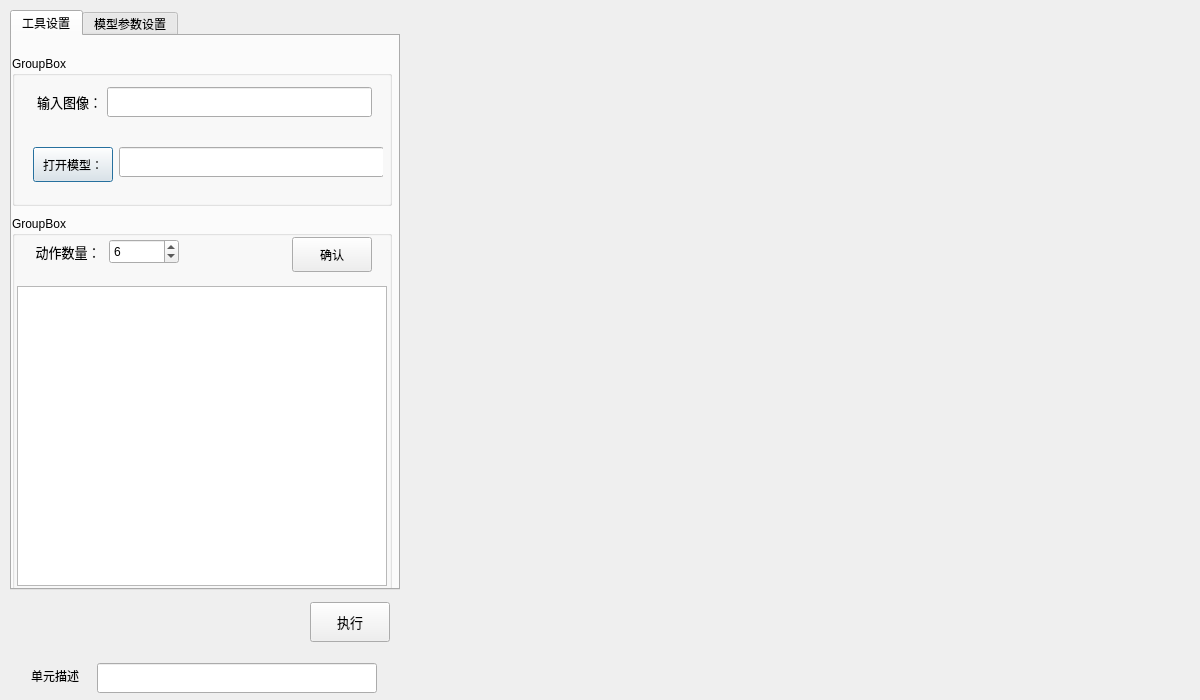
<?xml version="1.0" encoding="UTF-8"?>
<ui version="4.0">
 <class>FramYoloV11DetectClass</class>
 <widget class="QDialog" name="FramYoloV11DetectClass">
  <property name="geometry">
   <rect>
    <x>0</x>
    <y>0</y>
    <width>1200</width>
    <height>700</height>
   </rect>
  </property>
  <property name="minimumSize">
   <size>
    <width>1200</width>
    <height>700</height>
   </size>
  </property>
  <property name="maximumSize">
   <size>
    <width>1200</width>
    <height>700</height>
   </size>
  </property>
  <property name="windowTitle">
   <string>FramYoloV11Detect</string>
  </property>
  <widget class="QWidget" name="widgetImageShow" native="true">
   <property name="geometry">
    <rect>
     <x>400</x>
     <y>1</y>
     <width>800</width>
     <height>700</height>
    </rect>
   </property>
   <property name="minimumSize">
    <size>
     <width>800</width>
     <height>700</height>
    </size>
   </property>
   <property name="maximumSize">
    <size>
     <width>800</width>
     <height>700</height>
    </size>
   </property>
  </widget>
  <widget class="QWidget" name="widgetToolSet" native="true">
   <property name="geometry">
    <rect>
     <x>0</x>
     <y>10</y>
     <width>400</width>
     <height>700</height>
    </rect>
   </property>
   <property name="minimumSize">
    <size>
     <width>400</width>
     <height>700</height>
    </size>
   </property>
   <property name="maximumSize">
    <size>
     <width>400</width>
     <height>700</height>
    </size>
   </property>
   <widget class="QTabWidget" name="tabWidget">
    <property name="geometry">
     <rect>
      <x>10</x>
      <y>0</y>
      <width>390</width>
      <height>580</height>
     </rect>
    </property>
    <property name="minimumSize">
     <size>
      <width>390</width>
      <height>580</height>
     </size>
    </property>
    <property name="maximumSize">
     <size>
      <width>390</width>
      <height>580</height>
     </size>
    </property>
    <property name="currentIndex">
     <number>0</number>
    </property>
    <widget class="QWidget" name="widget_2">
     <attribute name="title">
      <string>工具设置</string>
     </attribute>
     <widget class="QGroupBox" name="groupBox_2">
      <property name="geometry">
       <rect>
        <x>0</x>
        <y>20</y>
        <width>380</width>
        <height>150</height>
       </rect>
      </property>
      <property name="minimumSize">
       <size>
        <width>380</width>
        <height>150</height>
       </size>
      </property>
      <property name="maximumSize">
       <size>
        <width>380</width>
        <height>150</height>
       </size>
      </property>
      <property name="title">
       <string>GroupBox</string>
      </property>
      <widget class="QWidget" name="layoutWidget">
       <property name="geometry">
        <rect>
         <x>10</x>
         <y>20</y>
         <width>361</width>
         <height>51</height>
        </rect>
       </property>
       <layout class="QHBoxLayout" name="horizontalLayout">
        <item>
         <spacer name="horizontalSpacer">
          <property name="orientation">
           <enum>Qt::Horizontal</enum>
          </property>
          <property name="sizeHint" stdset="0">
           <size>
            <width>40</width>
            <height>20</height>
           </size>
          </property>
         </spacer>
        </item>
        <item>
         <widget class="QLabel" name="label_4">
          <property name="sizePolicy">
           <sizepolicy hsizetype="Fixed" vsizetype="Fixed">
            <horstretch>0</horstretch>
            <verstretch>0</verstretch>
           </sizepolicy>
          </property>
          <property name="maximumSize">
           <size>
            <width>60</width>
            <height>25</height>
           </size>
          </property>
          <property name="font">
           <font>
            <family>微软雅黑</family>
            <pointsize>10</pointsize>
           </font>
          </property>
          <property name="text">
           <string>输入图像：</string>
          </property>
         </widget>
        </item>
        <item>
         <spacer name="horizontalSpacer_2">
          <property name="orientation">
           <enum>Qt::Horizontal</enum>
          </property>
          <property name="sizeHint" stdset="0">
           <size>
            <width>40</width>
            <height>20</height>
           </size>
          </property>
         </spacer>
        </item>
        <item>
         <widget class="QLineEdit" name="qLineEditNodeSource">
          <property name="sizePolicy">
           <sizepolicy hsizetype="Fixed" vsizetype="Fixed">
            <horstretch>0</horstretch>
            <verstretch>0</verstretch>
           </sizepolicy>
          </property>
          <property name="minimumSize">
           <size>
            <width>265</width>
            <height>30</height>
           </size>
          </property>
          <property name="maximumSize">
           <size>
            <width>265</width>
            <height>30</height>
           </size>
          </property>
         </widget>
        </item>
       </layout>
      </widget>
      <widget class="QWidget" name="layoutWidget">
       <property name="geometry">
        <rect>
         <x>10</x>
         <y>80</y>
         <width>361</width>
         <height>51</height>
        </rect>
       </property>
       <layout class="QHBoxLayout" name="horizontalLayout_2">
        <item>
         <spacer name="horizontalSpacer_3">
          <property name="orientation">
           <enum>Qt::Horizontal</enum>
          </property>
          <property name="sizeHint" stdset="0">
           <size>
            <width>40</width>
            <height>20</height>
           </size>
          </property>
         </spacer>
        </item>
        <item>
         <widget class="QPushButton" name="pushButtonOpenModel">
          <property name="minimumSize">
           <size>
            <width>0</width>
            <height>35</height>
           </size>
          </property>
          <property name="text">
           <string>打开模型：</string>
          </property>
         </widget>
        </item>
        <item>
         <spacer name="horizontalSpacer_4">
          <property name="orientation">
           <enum>Qt::Horizontal</enum>
          </property>
          <property name="sizeHint" stdset="0">
           <size>
            <width>40</width>
            <height>20</height>
           </size>
          </property>
         </spacer>
        </item>
        <item>
         <widget class="QLineEdit" name="qLineEditNodeSource_2">
          <property name="sizePolicy">
           <sizepolicy hsizetype="Fixed" vsizetype="Fixed">
            <horstretch>0</horstretch>
            <verstretch>0</verstretch>
           </sizepolicy>
          </property>
          <property name="minimumSize">
           <size>
            <width>265</width>
            <height>30</height>
           </size>
          </property>
          <property name="maximumSize">
           <size>
            <width>265</width>
            <height>30</height>
           </size>
          </property>
         </widget>
        </item>
       </layout>
      </widget>
     </widget>
     <widget class="QGroupBox" name="groupBox_3">
      <property name="geometry">
       <rect>
        <x>0</x>
        <y>180</y>
        <width>380</width>
        <height>390</height>
       </rect>
      </property>
      <property name="minimumSize">
       <size>
        <width>380</width>
        <height>390</height>
       </size>
      </property>
      <property name="maximumSize">
       <size>
        <width>380</width>
        <height>390</height>
       </size>
      </property>
      <property name="title">
       <string>GroupBox</string>
      </property>
      <widget class="QTableView" name="tableView_1">
       <property name="geometry">
        <rect>
         <x>5</x>
         <y>70</y>
         <width>370</width>
         <height>300</height>
        </rect>
       </property>
       <property name="minimumSize">
        <size>
         <width>370</width>
         <height>300</height>
        </size>
       </property>
       <property name="maximumSize">
        <size>
         <width>370</width>
         <height>300</height>
        </size>
       </property>
       <property name="font">
        <font>
         <pointsize>11</pointsize>
         <weight>50</weight>
         <bold>false</bold>
        </font>
       </property>
       <attribute name="horizontalHeaderDefaultSectionSize">
        <number>150</number>
       </attribute>
       <attribute name="verticalHeaderVisible">
        <bool>false</bool>
       </attribute>
      </widget>
      <widget class="QWidget" name="layoutWidget_2">
       <property name="geometry">
        <rect>
         <x>10</x>
         <y>10</y>
         <width>361</width>
         <height>51</height>
        </rect>
       </property>
       <layout class="QHBoxLayout" name="horizontalLayout_4">
        <item>
         <widget class="QLabel" name="label">
          <property name="minimumSize">
           <size>
            <width>70</width>
            <height>30</height>
           </size>
          </property>
          <property name="maximumSize">
           <size>
            <width>60</width>
            <height>30</height>
           </size>
          </property>
          <property name="font">
           <font>
            <family>微软雅黑</family>
            <pointsize>10</pointsize>
           </font>
          </property>
          <property name="layoutDirection">
           <enum>Qt::LeftToRight</enum>
          </property>
          <property name="text">
           <string>动作数量：</string>
          </property>
          <property name="alignment">
           <set>Qt::AlignCenter</set>
          </property>
         </widget>
        </item>
        <item>
         <widget class="QSpinBox" name="spinBoxActionNum">
          <property name="minimumSize">
           <size>
            <width>70</width>
            <height>25</height>
           </size>
          </property>
          <property name="maximumSize">
           <size>
            <width>70</width>
            <height>25</height>
           </size>
          </property>
          <property name="value">
           <number>6</number>
          </property>
         </widget>
        </item>
        <item>
         <spacer name="horizontalSpacer_5">
          <property name="orientation">
           <enum>Qt::Horizontal</enum>
          </property>
          <property name="sizeHint" stdset="0">
           <size>
            <width>20</width>
            <height>20</height>
           </size>
          </property>
         </spacer>
        </item>
        <item>
         <widget class="QPushButton" name="pushButtonSetConfirm">
          <property name="minimumSize">
           <size>
            <width>0</width>
            <height>35</height>
           </size>
          </property>
          <property name="text">
           <string>确认</string>
          </property>
         </widget>
        </item>
       </layout>
      </widget>
     </widget>
    </widget>
    <widget class="QWidget" name="tab_2">
     <attribute name="title">
      <string>模型参数设置</string>
     </attribute>
     <widget class="QGroupBox" name="groupBox_4">
      <property name="geometry">
       <rect>
        <x>0</x>
        <y>10</y>
        <width>380</width>
        <height>240</height>
       </rect>
      </property>
      <property name="minimumSize">
       <size>
        <width>380</width>
        <height>240</height>
       </size>
      </property>
      <property name="maximumSize">
       <size>
        <width>380</width>
        <height>240</height>
       </size>
      </property>
      <property name="title">
       <string>GroupBox</string>
      </property>
      <widget class="QWidget" name="layoutWidget_3">
       <property name="geometry">
        <rect>
         <x>10</x>
         <y>20</y>
         <width>361</width>
         <height>51</height>
        </rect>
       </property>
       <layout class="QHBoxLayout" name="horizontalLayout_5">
        <item>
         <widget class="QLabel" name="label_2">
          <property name="minimumSize">
           <size>
            <width>80</width>
            <height>30</height>
           </size>
          </property>
          <property name="maximumSize">
           <size>
            <width>60</width>
            <height>30</height>
           </size>
          </property>
          <property name="font">
           <font>
            <family>微软雅黑</family>
            <pointsize>10</pointsize>
           </font>
          </property>
          <property name="layoutDirection">
           <enum>Qt::LeftToRight</enum>
          </property>
          <property name="text">
           <string>模型类别数：</string>
          </property>
          <property name="alignment">
           <set>Qt::AlignCenter</set>
          </property>
         </widget>
        </item>
        <item>
         <widget class="QSpinBox" name="spinBoxClassNum">
          <property name="minimumSize">
           <size>
            <width>70</width>
            <height>25</height>
           </size>
          </property>
          <property name="maximumSize">
           <size>
            <width>70</width>
            <height>25</height>
           </size>
          </property>
          <property name="value">
           <number>5</number>
          </property>
         </widget>
        </item>
        <item>
         <widget class="QLabel" name="label_8">
          <property name="minimumSize">
           <size>
            <width>85</width>
            <height>30</height>
           </size>
          </property>
          <property name="maximumSize">
           <size>
            <width>60</width>
            <height>30</height>
           </size>
          </property>
          <property name="font">
           <font>
            <family>微软雅黑</family>
            <pointsize>10</pointsize>
           </font>
          </property>
          <property name="layoutDirection">
           <enum>Qt::LeftToRight</enum>
          </property>
          <property name="text">
           <string>阈值筛选(%)：</string>
          </property>
          <property name="alignment">
           <set>Qt::AlignCenter</set>
          </property>
         </widget>
        </item>
        <item>
         <widget class="QSpinBox" name="spinBoxkConfThresh">
          <property name="minimumSize">
           <size>
            <width>70</width>
            <height>25</height>
           </size>
          </property>
          <property name="maximumSize">
           <size>
            <width>70</width>
            <height>25</height>
           </size>
          </property>
          <property name="maximum">
           <number>100</number>
          </property>
          <property name="value">
           <number>45</number>
          </property>
         </widget>
        </item>
       </layout>
      </widget>
      <widget class="QWidget" name="layoutWidget_4">
       <property name="geometry">
        <rect>
         <x>10</x>
         <y>70</y>
         <width>361</width>
         <height>51</height>
        </rect>
       </property>
       <layout class="QHBoxLayout" name="horizontalLayout_6">
        <item>
         <widget class="QLabel" name="label_6">
          <property name="minimumSize">
           <size>
            <width>90</width>
            <height>30</height>
           </size>
          </property>
          <property name="maximumSize">
           <size>
            <width>60</width>
            <height>30</height>
           </size>
          </property>
          <property name="font">
           <font>
            <family>微软雅黑</family>
            <pointsize>10</pointsize>
           </font>
          </property>
          <property name="layoutDirection">
           <enum>Qt::LeftToRight</enum>
          </property>
          <property name="text">
           <string>输入图像宽度：</string>
          </property>
          <property name="alignment">
           <set>Qt::AlignCenter</set>
          </property>
         </widget>
        </item>
        <item>
         <widget class="QSpinBox" name="spinBoxkInputWidth">
          <property name="minimumSize">
           <size>
            <width>70</width>
            <height>25</height>
           </size>
          </property>
          <property name="maximumSize">
           <size>
            <width>70</width>
            <height>25</height>
           </size>
          </property>
          <property name="maximum">
           <number>9999</number>
          </property>
          <property name="value">
           <number>640</number>
          </property>
         </widget>
        </item>
        <item>
         <widget class="QLabel" name="label_7">
          <property name="minimumSize">
           <size>
            <width>90</width>
            <height>30</height>
           </size>
          </property>
          <property name="maximumSize">
           <size>
            <width>60</width>
            <height>30</height>
           </size>
          </property>
          <property name="font">
           <font>
            <family>微软雅黑</family>
            <pointsize>10</pointsize>
           </font>
          </property>
          <property name="layoutDirection">
           <enum>Qt::LeftToRight</enum>
          </property>
          <property name="text">
           <string>输入图像高度：</string>
          </property>
          <property name="alignment">
           <set>Qt::AlignCenter</set>
          </property>
         </widget>
        </item>
        <item>
         <widget class="QSpinBox" name="spinBoxkInputHeight">
          <property name="minimumSize">
           <size>
            <width>70</width>
            <height>25</height>
           </size>
          </property>
          <property name="maximumSize">
           <size>
            <width>70</width>
            <height>25</height>
           </size>
          </property>
          <property name="maximum">
           <number>9999</number>
          </property>
          <property name="value">
           <number>640</number>
          </property>
         </widget>
        </item>
       </layout>
      </widget>
      <widget class="QWidget" name="layoutWidget_5">
       <property name="geometry">
        <rect>
         <x>10</x>
         <y>170</y>
         <width>361</width>
         <height>51</height>
        </rect>
       </property>
       <layout class="QHBoxLayout" name="horizontalLayout_7">
        <item>
         <widget class="QCheckBox" name="checkBoxResultShow">
          <property name="minimumSize">
           <size>
            <width>90</width>
            <height>30</height>
           </size>
          </property>
          <property name="maximumSize">
           <size>
            <width>90</width>
            <height>30</height>
           </size>
          </property>
          <property name="text">
           <string>显示预测结果</string>
          </property>
         </widget>
        </item>
        <item>
         <spacer name="horizontalSpacer_6">
          <property name="orientation">
           <enum>Qt::Horizontal</enum>
          </property>
          <property name="sizeHint" stdset="0">
           <size>
            <width>20</width>
            <height>20</height>
           </size>
          </property>
         </spacer>
        </item>
        <item>
         <widget class="QPushButton" name="pushButtonModelParaConfirm">
          <property name="minimumSize">
           <size>
            <width>0</width>
            <height>35</height>
           </size>
          </property>
          <property name="text">
           <string>确认</string>
          </property>
         </widget>
        </item>
       </layout>
      </widget>
      <widget class="QWidget" name="layoutWidget_6">
       <property name="geometry">
        <rect>
         <x>10</x>
         <y>120</y>
         <width>361</width>
         <height>51</height>
        </rect>
       </property>
       <layout class="QHBoxLayout" name="horizontalLayout_8">
        <item>
         <widget class="QLabel" name="label_9">
          <property name="sizePolicy">
           <sizepolicy hsizetype="Fixed" vsizetype="Fixed">
            <horstretch>0</horstretch>
            <verstretch>0</verstretch>
           </sizepolicy>
          </property>
          <property name="minimumSize">
           <size>
            <width>60</width>
            <height>25</height>
           </size>
          </property>
          <property name="maximumSize">
           <size>
            <width>60</width>
            <height>25</height>
           </size>
          </property>
          <property name="text">
           <string>类别标签：</string>
          </property>
         </widget>
        </item>
        <item>
         <widget class="QLineEdit" name="inputModelLabels">
          <property name="sizePolicy">
           <sizepolicy hsizetype="Fixed" vsizetype="Fixed">
            <horstretch>0</horstretch>
            <verstretch>0</verstretch>
           </sizepolicy>
          </property>
          <property name="minimumSize">
           <size>
            <width>280</width>
            <height>30</height>
           </size>
          </property>
          <property name="maximumSize">
           <size>
            <width>280</width>
            <height>30</height>
           </size>
          </property>
          <property name="font">
           <font>
            <family>微软雅黑</family>
            <pointsize>10</pointsize>
           </font>
          </property>
          <property name="text">
           <string>equipmentShell,hand,ribbon,cutRibbon</string>
          </property>
         </widget>
        </item>
       </layout>
      </widget>
     </widget>
    </widget>
   </widget>
   <widget class="QWidget" name="widget" native="true">
    <property name="geometry">
     <rect>
      <x>10</x>
      <y>592</y>
      <width>380</width>
      <height>100</height>
     </rect>
    </property>
    <property name="minimumSize">
     <size>
      <width>380</width>
      <height>100</height>
     </size>
    </property>
    <property name="maximumSize">
     <size>
      <width>380</width>
      <height>100</height>
     </size>
    </property>
    <widget class="QWidget" name="horizontalLayoutWidget_2">
     <property name="geometry">
      <rect>
       <x>10</x>
       <y>50</y>
       <width>361</width>
       <height>41</height>
      </rect>
     </property>
     <layout class="QHBoxLayout" name="horizontalLayout_3">
      <item>
       <widget class="QLabel" name="label_3">
        <property name="sizePolicy">
         <sizepolicy hsizetype="Fixed" vsizetype="Fixed">
          <horstretch>0</horstretch>
          <verstretch>0</verstretch>
         </sizepolicy>
        </property>
        <property name="minimumSize">
         <size>
          <width>60</width>
          <height>25</height>
         </size>
        </property>
        <property name="maximumSize">
         <size>
          <width>60</width>
          <height>25</height>
         </size>
        </property>
        <property name="text">
         <string>单元描述</string>
        </property>
       </widget>
      </item>
      <item>
       <widget class="QLineEdit" name="txtDescribe">
        <property name="sizePolicy">
         <sizepolicy hsizetype="Fixed" vsizetype="Fixed">
          <horstretch>0</horstretch>
          <verstretch>0</verstretch>
         </sizepolicy>
        </property>
        <property name="minimumSize">
         <size>
          <width>280</width>
          <height>30</height>
         </size>
        </property>
        <property name="maximumSize">
         <size>
          <width>280</width>
          <height>30</height>
         </size>
        </property>
        <property name="font">
         <font>
          <family>微软雅黑</family>
          <pointsize>10</pointsize>
         </font>
        </property>
       </widget>
      </item>
     </layout>
    </widget>
    <widget class="QPushButton" name="pushButtonExecute">
     <property name="geometry">
      <rect>
       <x>300</x>
       <y>0</y>
       <width>80</width>
       <height>40</height>
      </rect>
     </property>
     <property name="minimumSize">
      <size>
       <width>80</width>
       <height>40</height>
      </size>
     </property>
     <property name="maximumSize">
      <size>
       <width>80</width>
       <height>40</height>
      </size>
     </property>
     <property name="font">
      <font>
       <family>微软雅黑</family>
       <pointsize>10</pointsize>
      </font>
     </property>
     <property name="text">
      <string>执行</string>
     </property>
    </widget>
   </widget>
  </widget>
 </widget>
 <layoutdefault spacing="6" margin="11"/>
 <resources>
  <include location="FramYoloV11Detect.qrc"/>
 </resources>
 <connections/>
</ui>
